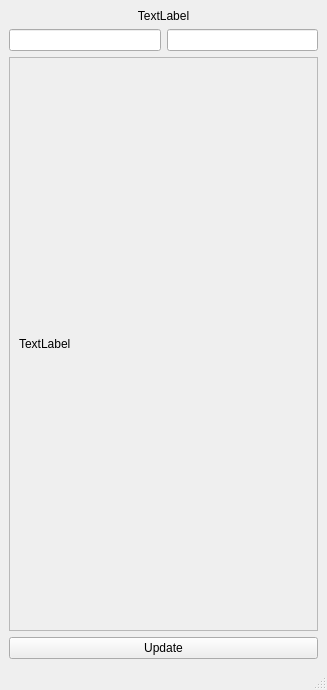
<?xml version="1.0" encoding="UTF-8"?>
<ui version="4.0">
 <class>MainWindow</class>
 <widget class="QMainWindow" name="MainWindow">
  <property name="geometry">
   <rect>
    <x>0</x>
    <y>0</y>
    <width>327</width>
    <height>690</height>
   </rect>
  </property>
  <property name="windowTitle">
   <string>MainWindow</string>
  </property>
  <widget class="QWidget" name="centralwidget">
   <layout class="QVBoxLayout" name="verticalLayout">
    <item>
     <widget class="QLabel" name="image">
      <property name="text">
       <string>TextLabel</string>
      </property>
      <property name="alignment">
       <set>Qt::AlignmentFlag::AlignCenter</set>
      </property>
     </widget>
    </item>
    <item>
     <layout class="QHBoxLayout" name="horizontalLayout">
      <item>
       <widget class="QLineEdit" name="song_name"/>
      </item>
      <item>
       <widget class="QLineEdit" name="artist_name"/>
      </item>
     </layout>
    </item>
    <item>
     <widget class="QScrollArea" name="scrollArea">
      <property name="widgetResizable">
       <bool>true</bool>
      </property>
      <widget class="QWidget" name="scrollAreaWidgetContents">
       <property name="geometry">
        <rect>
         <x>0</x>
         <y>0</y>
         <width>307</width>
         <height>535</height>
        </rect>
       </property>
       <layout class="QVBoxLayout" name="verticalLayout_2">
        <item>
         <widget class="QLabel" name="lyrics">
          <property name="text">
           <string>TextLabel</string>
          </property>
          <property name="alignment">
           <set>Qt::AlignmentFlag::AlignLeading|Qt::AlignmentFlag::AlignLeft|Qt::AlignmentFlag::AlignVCenter</set>
          </property>
          <property name="wordWrap">
           <bool>true</bool>
          </property>
         </widget>
        </item>
       </layout>
      </widget>
     </widget>
    </item>
    <item>
     <widget class="QPushButton" name="update_button">
      <property name="text">
       <string>Update</string>
      </property>
     </widget>
    </item>
   </layout>
  </widget>
  <widget class="QMenuBar" name="menubar">
   <property name="geometry">
    <rect>
     <x>0</x>
     <y>0</y>
     <width>327</width>
     <height>33</height>
    </rect>
   </property>
  </widget>
  <widget class="QStatusBar" name="statusbar"/>
 </widget>
 <resources/>
 <connections/>
</ui>
